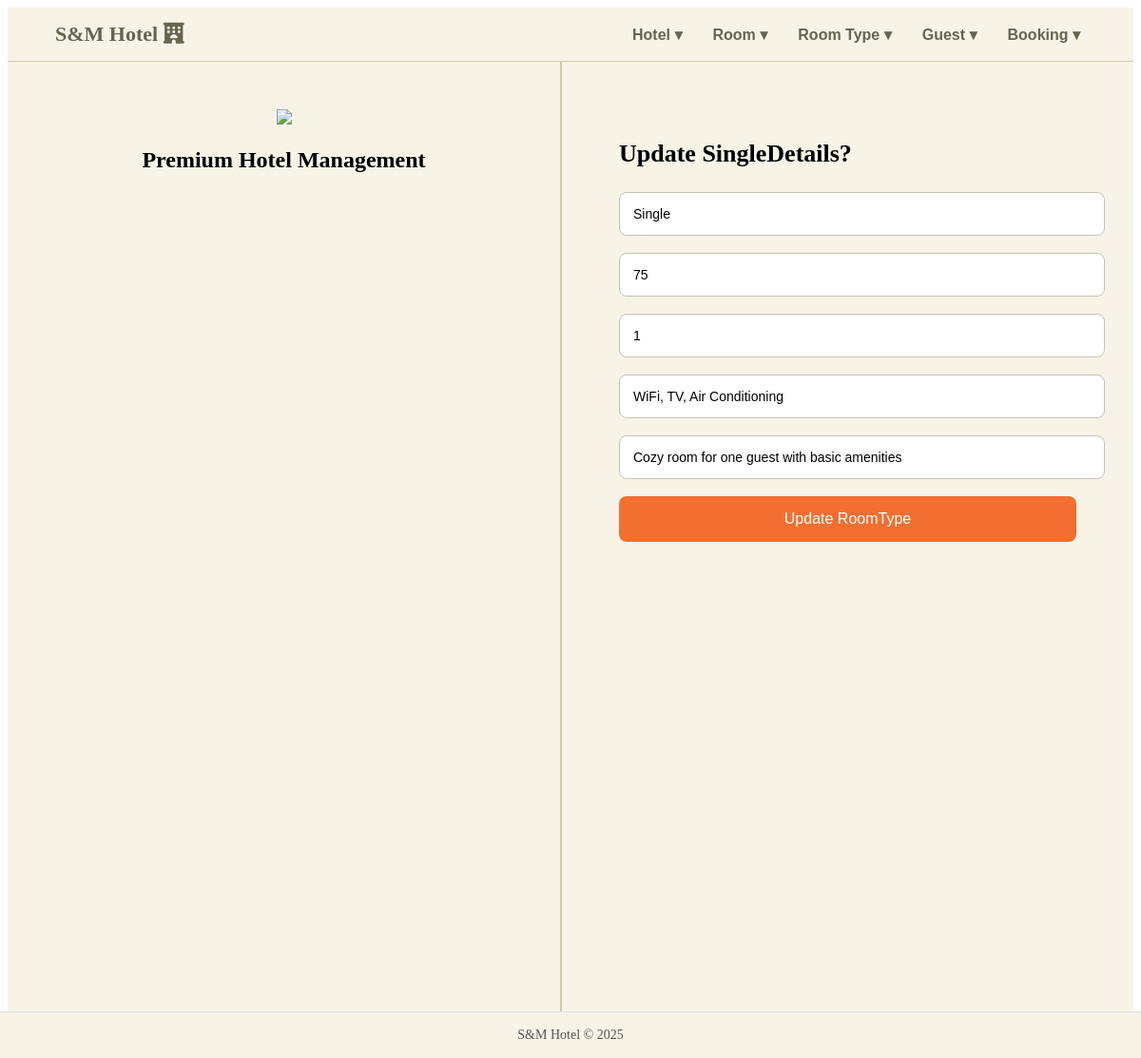
Page /updateroomtype.php?id=1 on the committed database.
### tables this page shows
CREATE TABLE RoomType (
    RoomTypeID INTEGER NOT NULL PRIMARY KEY AUTOINCREMENT,
    RoomTypeName TEXT NOT NULL,
    PricePerNight REAL NOT NULL,
    maxOccupancy INTEGER NOT NULL,
    amenities TEXT,
    Description TEXT
);

### function.php (called while the page is built, shortened)
<?php
function viewroomtype($RoomTypeID){
    $db = dbconnect();
    $stmt = $db->prepare("SELECT * FROM RoomType WHERE RoomTypeID = :rtid");
    $stmt->bindValue(":rtid", $RoomTypeID, SQLITE3_INTEGER);
    $result = $stmt->execute();
    $Rtype_detail = [];
    while ($row = $result->fetchArray(SQLITE3_NUM)) {
        $Rtype_detail[] = $row;
    }
    return $Rtype_detail;
}
?>

### updateroomtype.php (the view, shortened to what this page needs)
<?php
    include("navbar.php");
    require_once("function.php");
    $rtid = $_GET["RoomTypeID"] ?? $_GET["id"] ?? null;
    $RoomType = viewroomtype($rtid);
?>
<html lang="en">
<head>
    <link rel="stylesheet" herf="style.css"/>
</head>
<body>
    <div class="hotel">
     <div class="left">
        <img src="Images/hh2.png" >
        <h2 class="feature-title">Premium Hotel Management</h2>
    </div>
    <div class="form">
         <h2 class="form-title">Update <?php echo $RoomType[0][1]?>Details?</h2>
        <form method="post">
           <input type="text" name="RoomTypeName" class="input-box" value="<?php echo $RoomType[0][1];?>">
           <input type="number" min="12.0" max="500.0" step="0.5" name="PricePerNight" class="input-box" value="<?php echo $RoomType[0][2];?>">
           <input  type="number" min="10.0" max="500.0" step="0.5"  name="maxOccupancy" class="input-box" value="<?php echo $RoomType[0][3];?>">
           <input type="text" name="amenities" class="input-box" value="<?php echo $RoomType[0][4];?>">
           <input type="text" name="Description" class="input-box" value="<?php echo $RoomType[0][5];?>">
           <input type="submit" name="updateroomtype" class="btn-submit" value="Update RoomType">
        </form>
    </div>
</div>
</body>
<footer class="footer">
    S&amp;M Hotel © 2025
</footer>
</html>

### style.css (style rules this page uses)
.hotel { display: flex; height: 130vh; background-color: #f7f3e7; }
.left { flex: 1; padding: 50px; border-right: 2px solid #D3C6B2; text-align: center; }
.left img { width: 80%; }
.form { flex: 1; padding: 60px; }
.form-title { font-size: 26px; margin-bottom: 25px; }
.input-box { width: 100%; padding: 14px; margin-bottom: 18px; border-radius: 8px; border: 1px solid #C9C1B7; background: #FFF; font-size: 14px; }
.btn-submit { width: 100%; background: #F26F31; color: white; padding: 15px; border: none; font-size: 16px; border-radius: 8px; cursor: pointer; }
.footer { width: 100%; text-align: center; padding: 16px 0; font-size: 14px; color: #555; border-top: 1px solid #e0e0e0; background-color: #f7f3e7; position: fixed; bottom: 0; left: 0; }

### rows in the picture
roomtype: RoomTypeName "Single", PricePerNight "75", maxOccupancy "1", amenities "WiFi, TV, Air Conditioning", Description "Cozy room for one guest with basic amenities"
